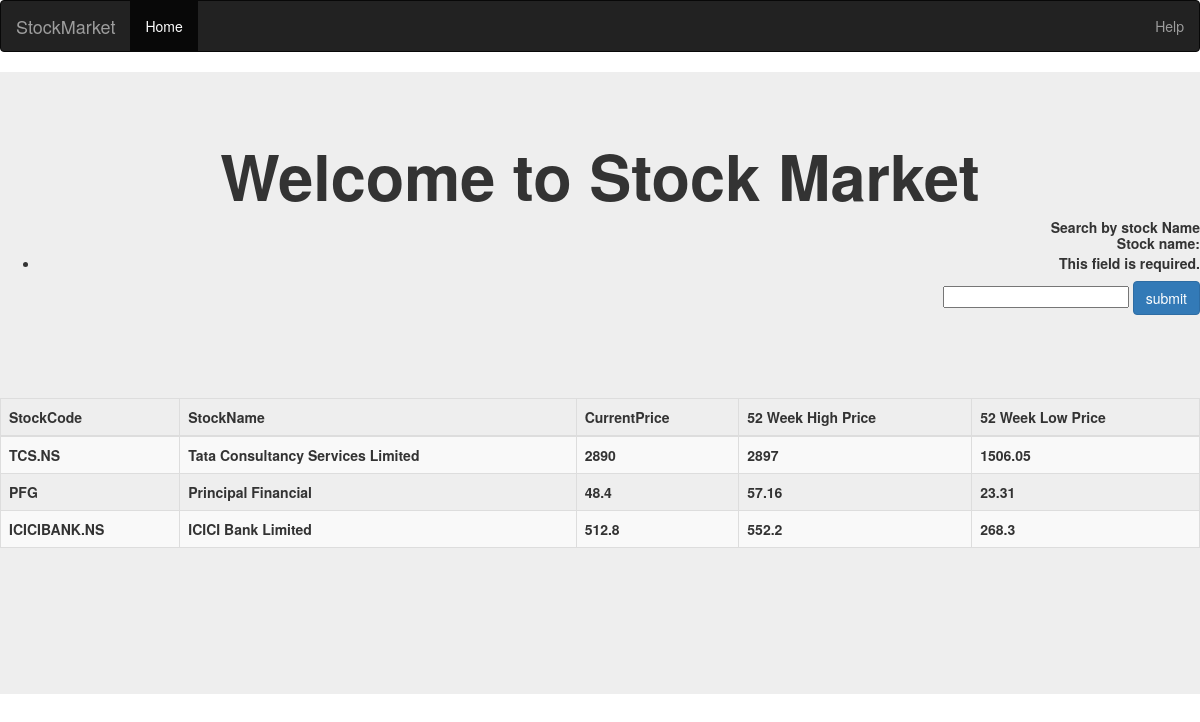
The page / on the database its author committed.
### project/models.py (models this page shows)
class Stock(models.Model):
    stock_name = models.CharField(max_length=264, unique=True)
    def __str__(self):
        return self.stock_name

class StockCode(models.Model):
    stock_name = models.ForeignKey(Stock, on_delete=models.DO_NOTHING, )
    code = models.CharField(max_length=264, unique=True)
    def __str__(self):
        return '{} {}'.format(self.stock_name, str(self.code))

class Price(models.Model):
    stock_name = models.ForeignKey(Stock, on_delete=models.DO_NOTHING)
    current_price = models.CharField(max_length=264, unique=True)
    max_price = models.CharField(max_length=264, unique=True)
    min_price = models.CharField(max_length=264, unique=True)
    def __str__(self):
        return '{} {} {} {}'.format(self.stock_name, self.current_price, self.max_price, self.min_price)

### project/views.py (the view)
# urls.py: url(r'^$', views.index, name='index'),
def index(request):
    form = FormName(request.POST)
    stock_list = Price.objects.order_by('stock_name')
    stock_code = StockCode.objects.order_by('stock_name')
    final_list = []
    price_dict = {'price_record': stock_list}
    stock_dict = {'stock_record': stock_code}
    print(price_dict)
    print(stock_dict)
    for stock in stock_list:
        stock_data = {'stock_code': stock.stock_name.stock_name, 'Current_price': stock.current_price,
                      'Max_price': stock.max_price, 'Min_price': stock.min_price}
        for stock_c in StockCode.objects.all():
            if stock_c.stock_name.stock_name == stock.stock_name.stock_name:
                stock_data['stock_name'] = stock_c.code
        final_list.append(stock_data)
    print(final_list)
    flag = 'index'
    if request.method == 'POST':
        flag = 'view'
        stock_name = request.POST['stock_name']
        stock = stock_detail(stock_name)
        print(stock['current_price'])
        print(request.method)
        if stock['current_price']:
            return render(request, 'project/index.html', {'dict1': price_dict, 'dict2': final_list, 'dict3': stock_dict,
                                                          'form': form, 'not_found': False, 'flag': flag,
                                                          'stock': stock})
        else:
            return render(request, 'project/index.html', {'dict1': price_dict, 'dict2': final_list, 'dict3': stock_dict,
                                                          'form': form, 'not_found': True, 'flag': flag})
    else:
        return render(request, 'project/index.html', {'dict1': price_dict, 'dict2': final_list, 'dict3': stock_dict,
                                                      'form': form, 'flag': flag})

### project/forms.py
class FormName(forms.Form):
    stock_name = forms.CharField()

### templates/project/index.html (shortened to what this page needs)
<!DOCTYPE html>
{% load static %}
<html>
<head>
    <meta-charset='utf-8'>
    <link rel="stylesheet" href="{% static 'css/mystyle.css' %}"/>
<link rel="stylesheet" href="https://maxcdn.bootstrapcdn.com/bootstrap/3.3.7/css/bootstrap.min.css">
</head>
<body>
        <nav class="navbar navbar-inverse">
          <div class="container-fluid">
            <div class="navbar-header">
              <a class="navbar-brand" href="#">StockMarket</a>
            </div>
            <ul class="nav navbar-nav">
              <li class="active"><a href="{% url 'project:index' %}">Home</a></li>
            </ul>
            <ul class="nav navbar-nav navbar-right">
              <li><a href="{% url 'project:help' %}"> Help</a></li>
            </ul>
          </div>
        </nav>
    <div class='jumbotron'>
        <h1 text-align="center"> <strong>Welcome to Stock Market</strong></h1>
	<h5><strong>Search by stock Name<strong><br>
        <form class="form-group" width="100%" method="post">
            {{form}}
            <input type="submit" class="btn btn-primary" value="submit">
            <br>
        </form>
        </h5>
        {% if flag == 'index' %}
            {{ insert_message }}<br>
             <div class="jumbotron">
                 {% if dict1 %}
                 <table class="table table-striped table-bordered" >
                     <thead>
                     <th scope="col">StockCode</th>
                     <th scope="col">StockName</th>
                     <th scope="col">CurrentPrice</th>
                     <th scope="col">52 Week High Price</th>
                     <th scope="col">52 Week Low Price</th>
                     </thead>
                     {% for stock in dict2 %}
                     <tr>
                         <td>{{ stock.stock_code }}</td>
                         <td>{{ stock.stock_name }}</td>
                         <td>{{ stock.Current_price }}</td>
                         <td>{{ stock.Max_price }}</td>
                         <td>{{ stock.Min_price }}</td>
                     </tr>
                     {% endfor %}
                 </table>
                 {% else %}
                 <p> No Stock Records </p>
                 {% endif %}
             </div>
        {% endif %}
    </div>
</body>
</html>

### static/css/mystyle.css (style rules this page uses)
h1,h2,h3,h5 { text-align: center; }
h5 { text-align: right; }

### rows shown on the page
Stock: stock_code "TCS.NS"
StockCode: stock_name "Tata Consultancy Services Limited"
Price: Current_price "2890", Max_price "2897", Min_price "1506.05"
Stock: stock_code "PFG"
StockCode: stock_name "Principal Financial"
Price: Current_price "48.4", Max_price "57.16", Min_price "23.31"
Stock: stock_code "ICICIBANK.NS"
StockCode: stock_name "ICICI Bank Limited"
Price: Current_price "512.8", Max_price "552.2", Min_price "268.3"
